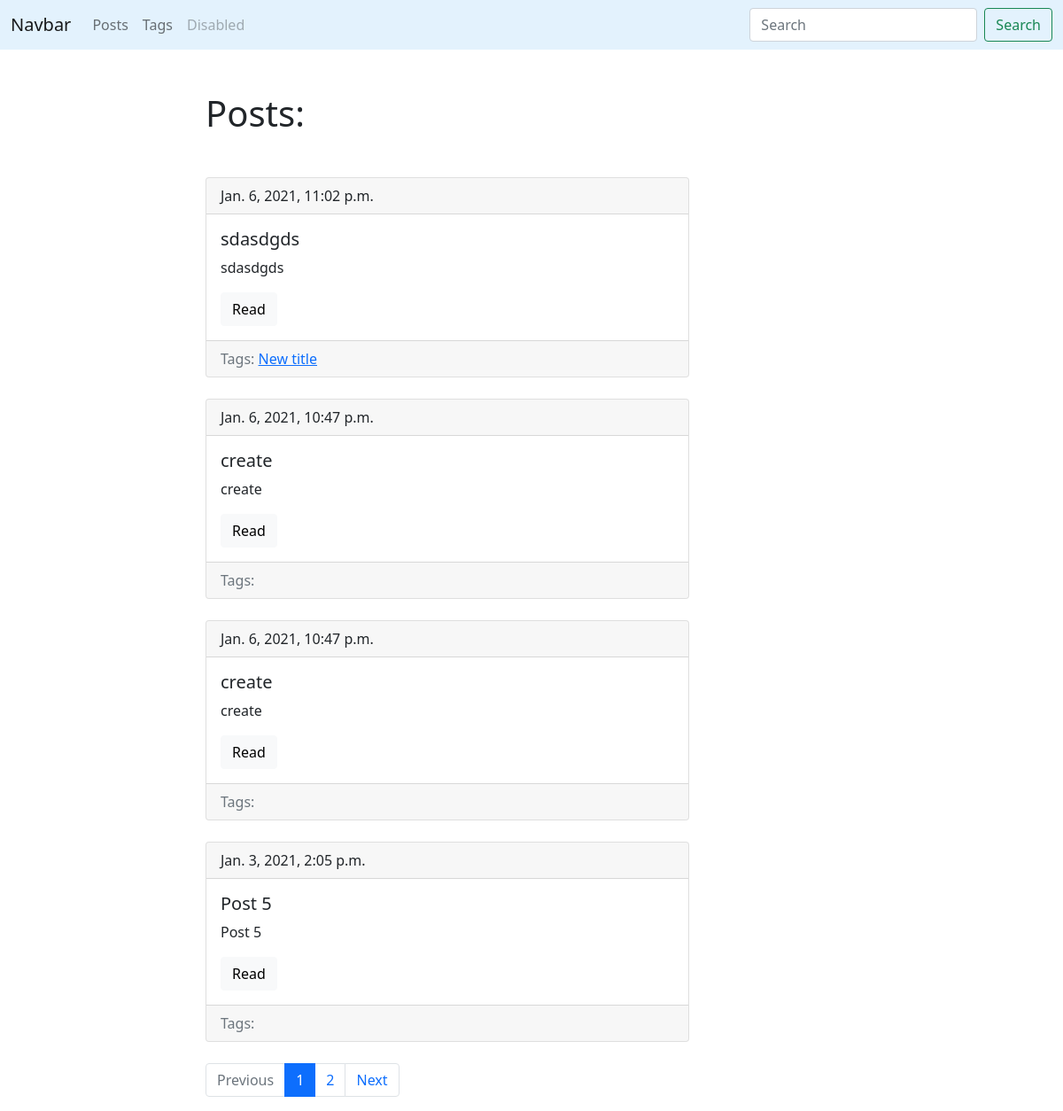
Page /blog/ on the earlier database version.
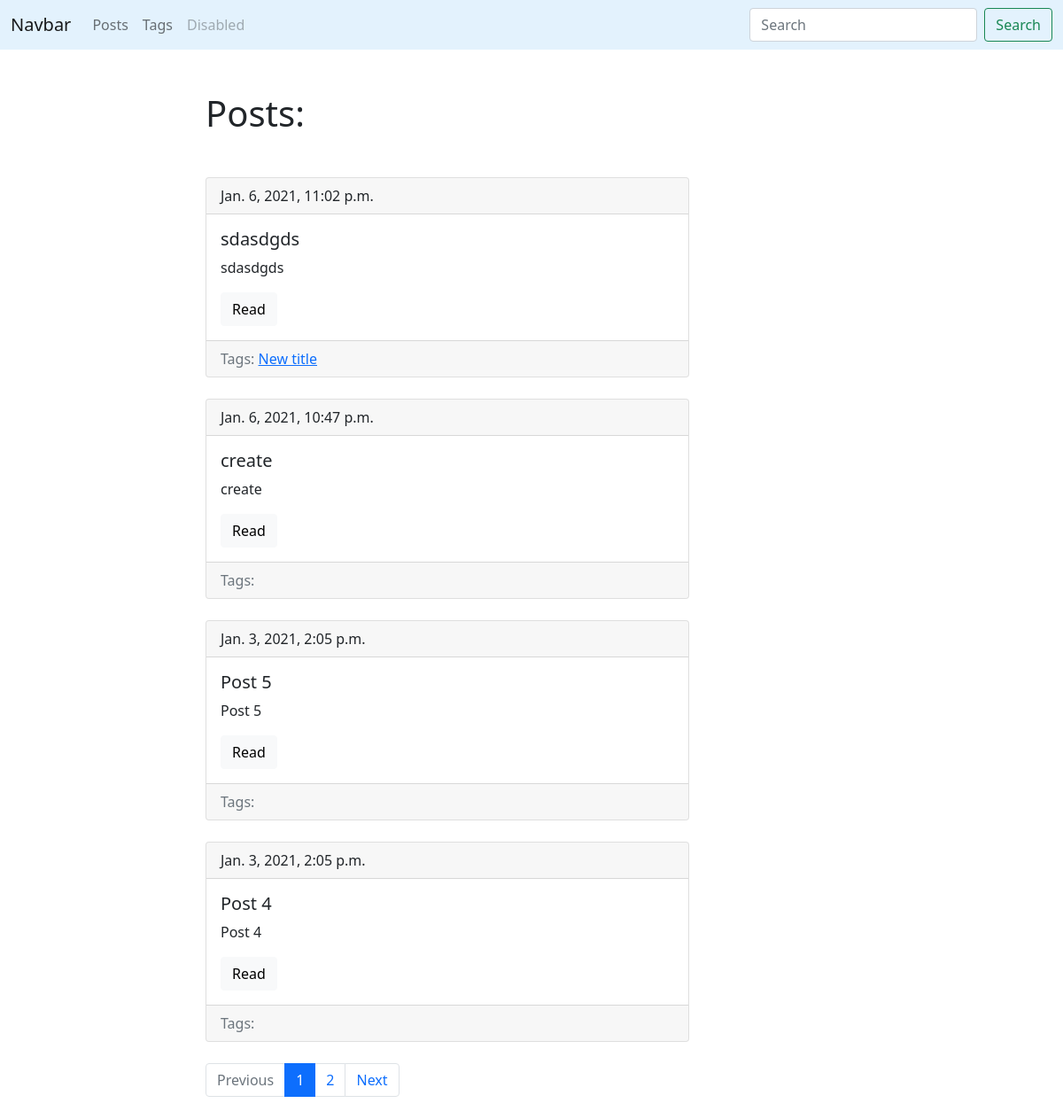
Same page on the later database version.
### blog/models.py (models this page shows, shortened)
class Post(models.Model):
    title = models.CharField(max_length= 150, db_index = True)
    slug = models.SlugField(max_length=150, blank=True, unique=True)
    body = models.TextField(blank=True, db_index=True)
    tags = models.ManyToManyField('Tag', blank=True, related_name = 'posts')
    date_pub = models.DateTimeField(auto_now_add=True)
    def get_absolute_url(self):
        return reverse('post_detail_url', kwargs={'slug': self.slug})
    class Meta:
        ordering = ['-date_pub']

class Tag(models.Model):
    title = models.CharField(max_length=50)
    slug = models.SlugField(max_length=50, unique=True)
    def get_absolute_url(self):
        return reverse('tag_detail_url', kwargs={'slug': self.slug})
    class Meta:
        ordering = ['title']

### blog/views.py (the view)
# urls.py: path('', posts_list, name = 'posts_list_url'),
def posts_list(request):
    search_query = request.GET.get('search', '')
    if search_query:
        posts = Post.objects.filter(Q(title__icontains = search_query) | Q(body__icontains = search_query))
    else:
        posts = Post.objects.all()
    paginator = Paginator(posts, 4)
    page_number = request.GET.get('page', 1)
    page = paginator.get_page(page_number)
    is_paginated = page.has_other_pages()
    if page.has_previous():
        previous_url = f"?page={page.previous_page_number()}"
    else:
        previous_url = ''
    if page.has_next():
        next_url = f"?page={page.next_page_number()}"
    else:
        next_url = ''
    context = {
        'posts': page,
        'is_paginated': is_paginated,
        'previous_url' : previous_url,
        'next_url':next_url
    }
    return render(request, 'blog/index.html', context=context)

### blog/templates/blog/index.html (shortened to what this page needs)
{% extends 'blog/base_blog.html' %}
  {% block content %}
    <h1 class="mb-5"> Posts: </h1>
    {% for post in posts.object_list %}
        {% include 'blog/includes/post_card_template.html' %}
    {% endfor %}
  {% endblock %}

### blog/templates/blog/includes/post_card_template.html
    <div class="card mb-4">
        <div class="card-header">
            {{post.date_pub}}
        </div>
        <div class="card-body">
            <h5 class="card-title">{{post.title}}</h5>
            <p class="card-text">{{ post.title }}</p>
            <a href="{{ post.get_absolute_url }}" class="btn btn-light">Read</a>
        </div>
        <div class="card-footer text-muted">
            Tags:
            {% for tag in post.tags.all %}
                <a href="{{ tag.get_absolute_url }}"> {{tag.title}} </a>
            {% endfor %}
        </div>
    </div>

Differences in the rows shown:
removed Post: date_pub "Jan. 6, 2021, 10:47 p.m.", title "create"
now on this page (row unchanged): Post: date_pub "Jan. 3, 2021, 2:05 p.m.", title "Post 4"
